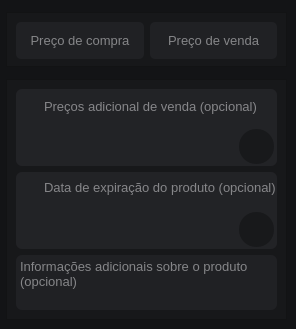
         <widget class="QWidget" name="page_information_adicional">
          <property name="styleSheet">
           <string notr="true">background-color: rgb(19, 20, 22);</string>
          </property>
          <widget class="QFrame" name="frame_continer_preco">
           <property name="geometry">
            <rect>
             <x>6</x>
             <y>12</y>
             <width>281</width>
             <height>55</height>
            </rect>
           </property>
           <property name="styleSheet">
            <string notr="true">background-color: rgb(23, 24, 26);</string>
           </property>
           <property name="frameShape">
            <enum>QFrame::StyledPanel</enum>
           </property>
           <property name="frameShadow">
            <enum>QFrame::Raised</enum>
           </property>
           <layout class="QHBoxLayout" name="horizontalLayout_9">
            <item>
             <widget class="QLineEdit" name="lineEdit_preco_compra">
              <property name="minimumSize">
               <size>
                <width>0</width>
                <height>37</height>
               </size>
              </property>
              <property name="font">
               <font>
                <pointsize>10</pointsize>
               </font>
              </property>
              <property name="styleSheet">
               <string notr="true">QLineEdit{
border:none;border-radius: 5px;
background-color: rgb(32, 33, 36);
color: rgb(233, 234, 236);}

QLineEdit:hover{background-color: rgb(30, 31, 34);}

QLineEdit:focus{background-color: rgb(34, 35, 38);}</string>
              </property>
              <property name="alignment">
               <set>Qt::AlignCenter</set>
              </property>
              <property name="placeholderText">
               <string>Preço de compra</string>
              </property>
             </widget>
            </item>
            <item>
             <widget class="QLineEdit" name="lineEdit_preco_venda">
              <property name="minimumSize">
               <size>
                <width>0</width>
                <height>37</height>
               </size>
              </property>
              <property name="font">
               <font>
                <pointsize>10</pointsize>
               </font>
              </property>
              <property name="styleSheet">
               <string notr="true">QLineEdit{
border:none;border-radius: 5px;
background-color: rgb(32, 33, 36);
color: rgb(233, 234, 236);}

QLineEdit:hover{background-color: rgb(30, 31, 34);}

QLineEdit:focus{background-color: rgb(34, 35, 38);}</string>
              </property>
              <property name="alignment">
               <set>Qt::AlignCenter</set>
              </property>
              <property name="placeholderText">
               <string>Preço de venda</string>
              </property>
             </widget>
            </item>
           </layout>
          </widget>
          <widget class="QFrame" name="frame_continer_information_adicionais">
           <property name="geometry">
            <rect>
             <x>6</x>
             <y>79</y>
             <width>281</width>
             <height>241</height>
            </rect>
           </property>
           <property name="maximumSize">
            <size>
             <width>286</width>
             <height>262</height>
            </size>
           </property>
           <property name="styleSheet">
            <string notr="true">QFrame{background-color: rgb(23, 24, 26);}</string>
           </property>
           <property name="frameShape">
            <enum>QFrame::StyledPanel</enum>
           </property>
           <property name="frameShadow">
            <enum>QFrame::Raised</enum>
           </property>
           <layout class="QVBoxLayout" name="verticalLayout_4">
            <item>
             <widget class="QFrame" name="frame_preco_adicional">
              <property name="maximumSize">
               <size>
                <width>16777215</width>
                <height>80</height>
               </size>
              </property>
              <property name="styleSheet">
               <string notr="true">border:none;
background-color: rgb(34, 35, 38);
border-radius: 6px;
color: rgb(233, 234, 236);
padding-left:5px;</string>
              </property>
              <property name="frameShape">
               <enum>QFrame::StyledPanel</enum>
              </property>
              <property name="frameShadow">
               <enum>QFrame::Raised</enum>
              </property>
              <widget class="QLabel" name="lbl_tag">
               <property name="geometry">
                <rect>
                 <x>20</x>
                 <y>7</y>
                 <width>250</width>
                 <height>20</height>
                </rect>
               </property>
               <property name="font">
                <font>
                 <pointsize>10</pointsize>
                </font>
               </property>
               <property name="styleSheet">
                <string notr="true">color: rgb(134, 134, 137)</string>
               </property>
               <property name="text">
                <string>Preços adicional de venda (opcional)</string>
               </property>
              </widget>
              <widget class="QPushButton" name="btn_add_preco">
               <property name="geometry">
                <rect>
                 <x>223</x>
                 <y>40</y>
                 <width>35</width>
                 <height>35</height>
                </rect>
               </property>
               <property name="layoutDirection">
                <enum>Qt::RightToLeft</enum>
               </property>
               <property name="styleSheet">
                <string notr="true">QPushButton{
background-color: rgb(24, 25, 27);
border-radius:17px;
color: rgb(233, 234, 236);
padding-right: 6px}

QPushButton:hover{background-color: rgb(39, 40, 45);}

QPushButton:pressed{background-color: rgb(35, 36, 41);}</string>
               </property>
               <property name="text">
                <string/>
               </property>
               <property name="icon">
                <iconset>
                 <normaloff>../../../images/svg_icons/icon_add.svg</normaloff>../../../images/svg_icons/icon_add.svg</iconset>
               </property>
               <property name="iconSize">
                <size>
                 <width>33</width>
                 <height>33</height>
                </size>
               </property>
              </widget>
              <widget class="QPushButton" name="icon_tag">
               <property name="geometry">
                <rect>
                 <x>3</x>
                 <y>6</y>
                 <width>20</width>
                 <height>24</height>
                </rect>
               </property>
               <property name="text">
                <string/>
               </property>
               <property name="icon">
                <iconset>
                 <normaloff>../../../images/svg_icons/icon_tag.svg</normaloff>../../../images/svg_icons/icon_tag.svg</iconset>
               </property>
               <property name="iconSize">
                <size>
                 <width>17</width>
                 <height>17</height>
                </size>
               </property>
              </widget>
             </widget>
            </item>
            <item>
             <widget class="QFrame" name="frame_calendario">
              <property name="maximumSize">
               <size>
                <width>16777215</width>
                <height>80</height>
               </size>
              </property>
              <property name="styleSheet">
               <string notr="true">border:none;
background-color: rgb(34, 35, 38);
border-radius: 6px;
color: rgb(233, 234, 236);
padding-left:5px;</string>
              </property>
              <property name="frameShape">
               <enum>QFrame::StyledPanel</enum>
              </property>
              <property name="frameShadow">
               <enum>QFrame::Raised</enum>
              </property>
              <widget class="QLabel" name="lbl_calendario">
               <property name="geometry">
                <rect>
                 <x>20</x>
                 <y>7</y>
                 <width>260</width>
                 <height>16</height>
                </rect>
               </property>
               <property name="font">
                <font>
                 <pointsize>10</pointsize>
                </font>
               </property>
               <property name="styleSheet">
                <string notr="true">color: rgb(134, 134, 137)</string>
               </property>
               <property name="text">
                <string>Data de expiração do produto (opcional)</string>
               </property>
              </widget>
              <widget class="QPushButton" name="btn_add_data">
               <property name="geometry">
                <rect>
                 <x>223</x>
                 <y>40</y>
                 <width>35</width>
                 <height>35</height>
                </rect>
               </property>
               <property name="layoutDirection">
                <enum>Qt::RightToLeft</enum>
               </property>
               <property name="styleSheet">
                <string notr="true">QPushButton{
background-color: rgb(24, 25, 27);
border-radius:17px;
color: rgb(233, 234, 236);
padding-right: 6px}

QPushButton:hover{background-color: rgb(39, 40, 45);}

QPushButton:pressed{background-color: rgb(35, 36, 41);}</string>
               </property>
               <property name="text">
                <string/>
               </property>
               <property name="icon">
                <iconset>
                 <normaloff>../../../images/svg_icons/icon_add.svg</normaloff>../../../images/svg_icons/icon_add.svg</iconset>
               </property>
               <property name="iconSize">
                <size>
                 <width>31</width>
                 <height>31</height>
                </size>
               </property>
              </widget>
              <widget class="QPushButton" name="btn_calendario">
               <property name="geometry">
                <rect>
                 <x>3</x>
                 <y>6</y>
                 <width>20</width>
                 <height>20</height>
                </rect>
               </property>
               <property name="text">
                <string/>
               </property>
               <property name="icon">
                <iconset>
                 <normaloff>../../../images/svg_icons/icon_service.svg</normaloff>../../../images/svg_icons/icon_service.svg</iconset>
               </property>
               <property name="iconSize">
                <size>
                 <width>25</width>
                 <height>25</height>
                </size>
               </property>
              </widget>
             </widget>
            </item>
            <item>
             <widget class="QPlainTextEdit" name="informacoes_adicionais">
              <property name="maximumSize">
               <size>
                <width>16777215</width>
                <height>55</height>
               </size>
              </property>
              <property name="font">
               <font>
                <pointsize>10</pointsize>
               </font>
              </property>
              <property name="styleSheet">
               <string notr="true">QPlainTextEdit{
border:none;border-radius: 6px;
background-color: rgb(32, 33, 36);
color: rgb(233, 234, 236);}

QPlainTextEdit:hover{background-color: rgb(30, 31, 34);}

QPlainTextEdit:focus{background-color: rgb(34, 35, 38);}</string>
              </property>
              <property name="placeholderText">
               <string>Informações adicionais sobre o produto (opcional)</string>
              </property>
             </widget>
            </item>
           </layout>
          </widget>
         </widget>
